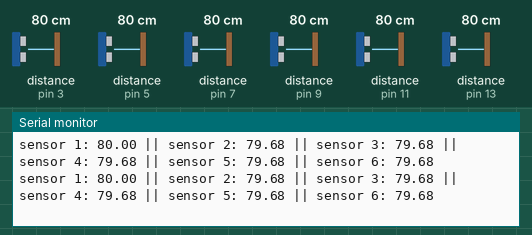
A sketch run on a simulated Arduino Uno, built with avr-gcc and run on an emulated ATmega328P. Parts: the last lines printed to the serial monitor. Wiring (inferred from the names in the program): 6 × ultrasonic range finder: trigger pin 2, echo pin 3 / trigger pin 4, echo pin 5 / trigger pin 6, echo pin 7 / trigger pin 8, echo pin 9 / trigger pin 10, echo pin 11 / trigger pin 12, echo pin 13. The inputs (shaded band) are chosen by the test bench; at power-on: distance to the obstacle (sensors on pin 3, pin 5, pin 7, pin 9, pin 11, pin 13) 80 cm. The echo pulse lasts 58.3 µs per cm.

Above: at 1.2 s.
1.3 s: distance to the obstacle (sensor on pin 3) set to 2 cm
At 1.53 s:
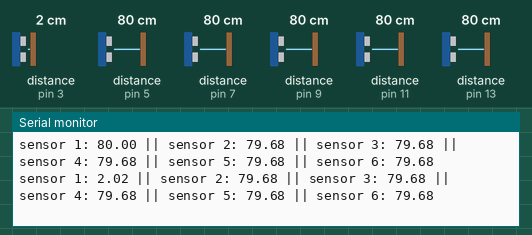
4.3 s: distance to the obstacle (sensor on pin 5) set to 120 cm
At 4.35 s:
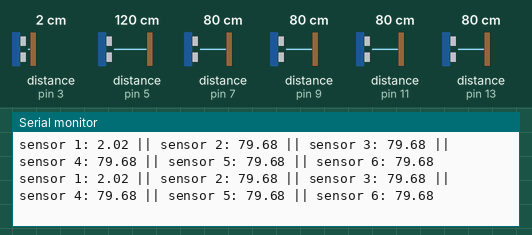
7.3 s: distance to the obstacle (sensor on pin 7) set to 120 cm
At 7.34 s:
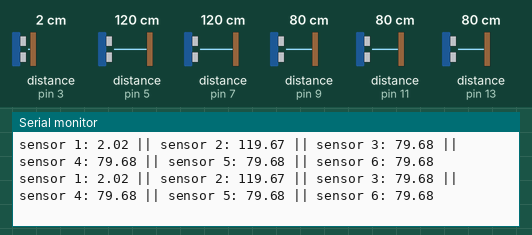
10.3 s: distance to the obstacle (sensor on pin 9) set to 2 cm
At 10.35 s:
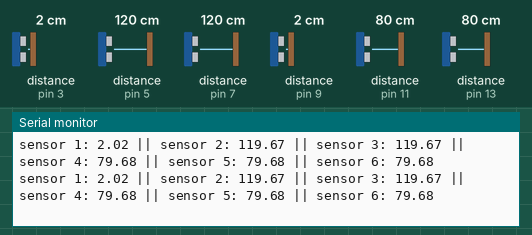
13.3 s: distance to the obstacle (sensor on pin 11) set to 120 cm
At 13.34 s:
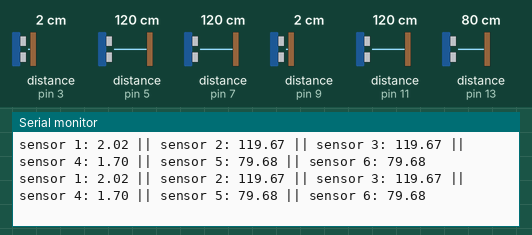
16.3 s: distance to the obstacle (sensor on pin 13) set to 2 cm
At 16.35 s:
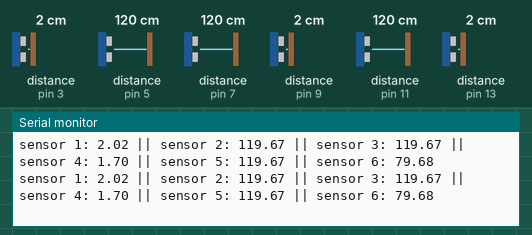
Timing chart, 0 to 19.3 s (numbered marks = the images above; inputs shaded):
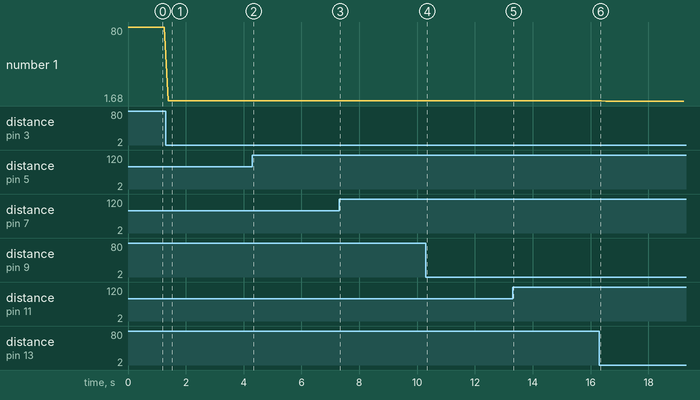

Measured:
- after the input at 1.3 s, the serial monitor: prints a new line after 0.10 s (image 1)
- plotted number 1: 80 → 2.02 after the input at 1.3 s, 2.02 → 1.68 after the input at 16.3 s

The sketch:

distance_measurement_multiple.ino
```cpp
// simple code to detect the distance and print the reseult in cm to the serial monitor
// for six ultrasonic sensors (D2-D13) (keep D0 and D1 free for serial communication)
// even pins are triggers, uneven pins are echos

// Define pins for the ultrasonic sensor
const int trigPin1 = 2;
const int echoPin1 = 3;
const int trigPin2 = 4;
const int echoPin2 = 5;
const int trigPin3 = 6;
const int echoPin3 = 7;
const int trigPin4 = 8;
const int echoPin4 = 9;
const int trigPin5 = 10;
const int echoPin5 = 11;
const int trigPin6 = 12;
const int echoPin6 = 13;

float distance_cm = 0;
float dist1 = 0;
float dist2 = 0;
float dist3 = 0;
float dist4 = 0;
float dist5 = 0;
float dist6 = 0;

void setup() {
  Serial.begin(9600);
  Serial.println("Initiazing ...");

  pinMode(trigPin1, OUTPUT);
  pinMode(echoPin1, INPUT);
  pinMode(trigPin2, OUTPUT);
  pinMode(echoPin2, INPUT);
  pinMode(trigPin3, OUTPUT);
  pinMode(echoPin3, INPUT);
  pinMode(trigPin4, OUTPUT);
  pinMode(echoPin4, INPUT);
  pinMode(trigPin5, OUTPUT);
  pinMode(echoPin5, INPUT);
  pinMode(trigPin6, OUTPUT);
  pinMode(echoPin6, INPUT);
}

void loop() {
  distance(trigPin1, echoPin1);
  dist1 = distance_cm;
  Serial.print("sensor 1: ");
  Serial.print(dist1);

  distance(trigPin2, echoPin2);
  dist2 = distance_cm;
  Serial.print(" || sensor 2: ");
  Serial.print(dist2);

  distance(trigPin3, echoPin3);
  dist3 = distance_cm;
  Serial.print(" || sensor 3: ");
  Serial.print(dist3);

  distance(trigPin4, echoPin4);
  dist4 = distance_cm;
  Serial.print(" || sensor 4: ");
  Serial.print(dist4);

  distance(trigPin5, echoPin5);
  dist5 = distance_cm;
  Serial.print(" || sensor 5: ");
  Serial.print(dist5);

  distance(trigPin6, echoPin6);
  dist6 = distance_cm;
  Serial.print(" || sensor 6: ");
  Serial.println(dist6);

  delay(100);

}

void distance(int trigPin, int echoPin){
// Send a pulse to the ultrasonic sensor
  digitalWrite(trigPin, LOW);
  delayMicroseconds(2);
  digitalWrite(trigPin, HIGH);
  delayMicroseconds(10);
  digitalWrite(trigPin, LOW);

  // Measure the time it takes for the echo to return
  long duration = pulseIn(echoPin, HIGH);

  // Calculate distance in centimeters (speed of sound = 343 m/s)
  distance_cm = duration * 0.0343 / 2.0;
}
```
